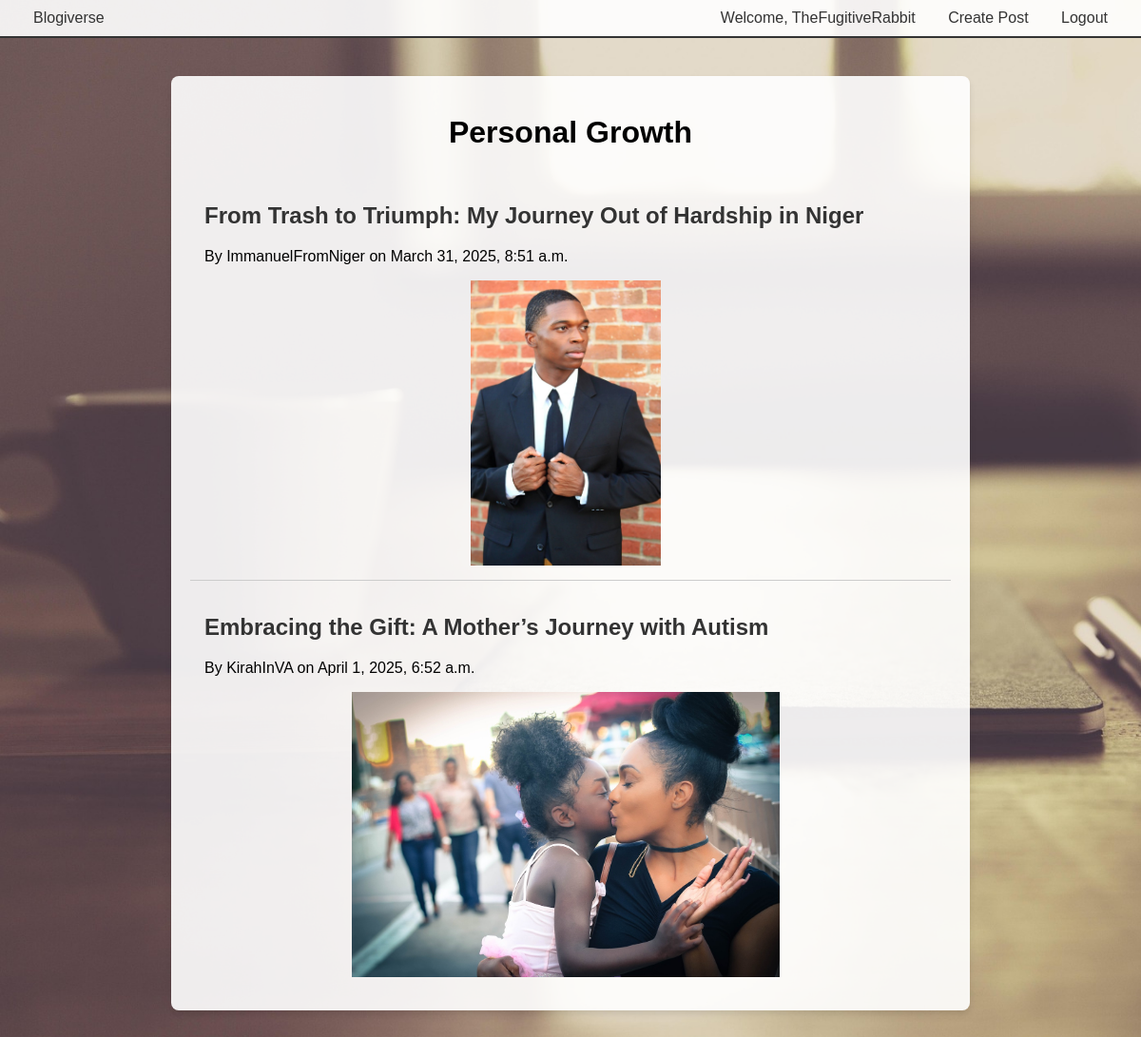
The page /blogs/Personal Growth/ (signed in) on the database its author committed.
### blogs/models.py (models this page shows, shortened)
class Forum(models.Model):
    name = models.CharField(max_length=100, unique=True)
    description = models.TextField(blank=True)
    created_at = models.DateTimeField(auto_now_add=True)

class BlogPost(models.Model):
    title = models.CharField(max_length=200)
    content = models.TextField()
    author = models.ForeignKey(User, on_delete=models.CASCADE)
    forum = models.ForeignKey(Forum, on_delete=models.CASCADE, default=1)
    created_at = models.DateTimeField(auto_now_add=True)
    photo = models.ImageField(upload_to='blog_photos/', blank=True, null=True)
    likes = models.ManyToManyField(User, related_name='liked_posts', blank=True)

### blogs/views.py (the view)
# urls.py: path('blogs/<str:forum_name>/', views.topic_list, name='topic_list'),  # Moved down
def topic_list(request, forum_name):
    forum = get_object_or_404(Forum, name=forum_name)
    posts = BlogPost.objects.filter(forum=forum)
    return render(request, 'blogs/topic_list.html', {'forum': forum, 'posts': posts})

### templates/blogs/topic_list.html (shortened to what this page needs)
{% extends 'base.html' %}
{% block content %}
    <div class="topic-container">
        <h1>{{ forum.name }}</h1>
        {% for post in posts %}
            <div class="post-item">
                <h2><a href="{% url 'blog_detail' post_id=post.id %}">{{ post.title }}</a></h2>
                <p>By {{ post.author }} on {{ post.created_at }}</p>
                {% if post.photo %}
                    <img src="{{ post.photo.url }}" alt="{{ post.title }}">
                {% endif %}
            </div>
        {% endfor %}
    </div>
{% endblock %}

### templates/base.html (shortened to what this page needs)
<!DOCTYPE html>
<html lang="en">
<head>
</head>
<body>
    <div class="navbar">
        <a href="{% url 'home' %}">Blogiverse</a>
        <div>
            {% if user.is_authenticated %}
                <a href="#">Welcome, {{ user.username }}</a>
                <a href="{% url 'create_post' %}">Create Post</a>
                <a href="{% url 'account_logout' %}">Logout</a>
            {% else %}
                <a href="{% url 'account_login' %}">Login</a>
                <a href="{% url 'account_signup' %}">Sign Up</a>
            {% endif %}
        </div>
    </div>
    <div class="content">
        {% block content %}{% endblock %}
    </div>
</body>
</html>

### templates/base.html (style rules this page uses)
body { font-family: Arial, sans-serif; margin: 0; background-image: url('/static/images/background.jpg'); background-size: cover; min-height: 100vh; }
.navbar { background-color: rgba(255, 255, 255, 0.9); padding: 10px 20px; border-bottom: 2px solid #333; display: flex; justify-content: space-between; align-items: center; }
.navbar a { color: #333; text-decoration: none; margin: 0 15px; }
.content { padding: 20px; }

### templates/blogs/topic_list.html (style rules this page uses)
body { background-image: url('/static/images/background.jpg'); background-size: cover; min-height: 100vh; margin: 0; }
.topic-container { max-width: 800px; margin: 20px auto; padding: 20px; background-color: rgba(255, 255, 255, 0.9); border-radius: 8px; box-shadow: 0 4px 6px rgba(0, 0, 0, 0.1); }
.topic-container h1 { text-align: center; margin-bottom: 20px; }
.post-item { padding: 15px; border-bottom: 1px solid #ccc; }
.post-item:last-child { border-bottom: none; }
.post-item a { color: #333; text-decoration: none; font-weight: bold; }
.post-item img { width: 100%; max-width: 760px; max-height: 300px; object-fit: contain; border-radius: 5px; margin-top: 10px; display: block; }

### rows shown on the page
Forum: name "Personal Growth"
BlogPost: title "From Trash to Triumph: My Journey Out of Hardship in Niger", author "ImmanuelFromNiger", created_at "March 31, 2025, 8:51 a.m.", photo (picture)
BlogPost: title "Embracing the Gift: A Mother’s Journey with Autism", author "KirahInVA", created_at "April 1, 2025, 6:52 a.m.", photo (picture)

### other values the page prints
{{ user.username }} "TheFugitiveRabbit"
